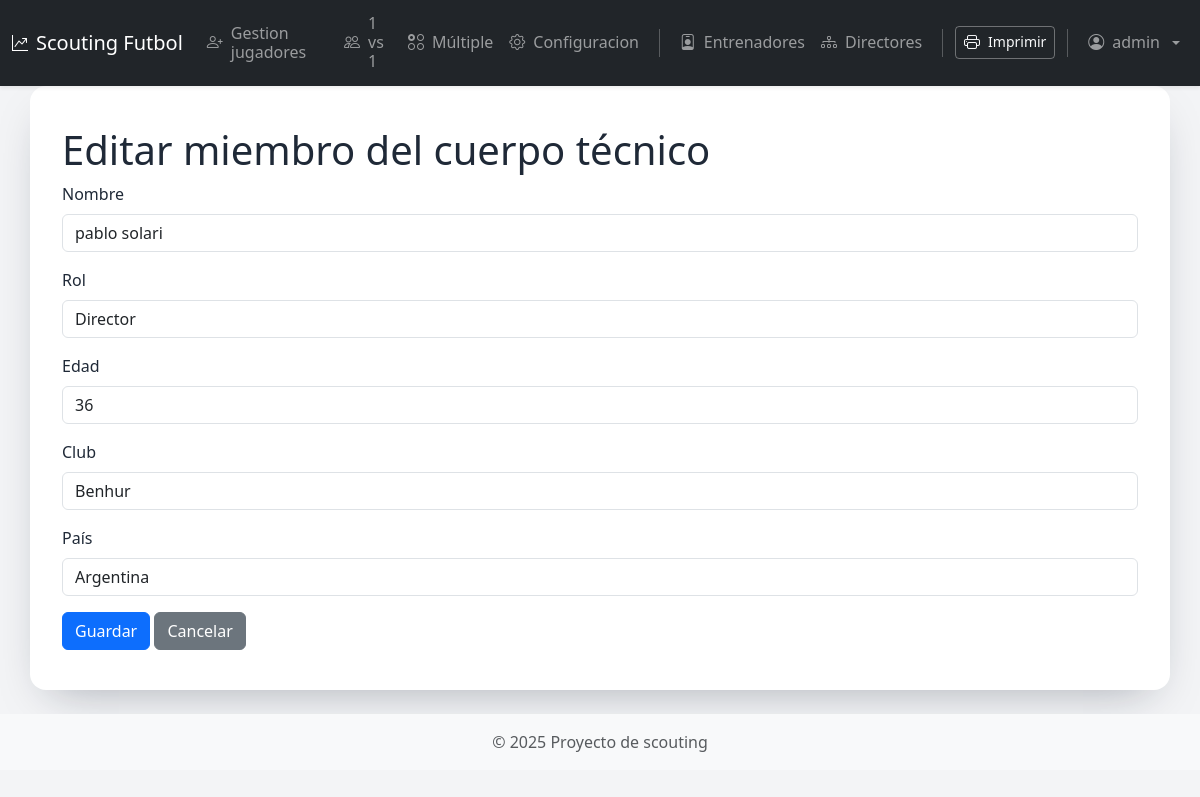
Screenshot of /coaches/edit/1 (signed in) with the database file from the repository.
### models.py (models this page shows, shortened)
class TimestampMixin:
    created_at = Column(DateTime, nullable=True, default=datetime.utcnow)
    updated_at = Column(DateTime, nullable=True, default=datetime.utcnow, onupdate=datetime.utcnow)

class Coach(TimestampMixin, Base):
    __tablename__ = "coaches"
    id = Column(Integer, primary_key=True)
    name = Column(String, nullable=False)
    role = Column(String, nullable=False)  # rol dentro del cuerpo técnico
    age = Column(Integer, nullable=True)
    club = Column(String, nullable=True)
    country = Column(String, nullable=True)

### app.py (the view, shortened to what this page needs)
@app.route("/coaches/edit/<int:coach_id>", methods=["GET", "POST"])
@roles_required(ROLE_ADMIN)
def edit_coach(coach_id):
    if request.method == "POST":
        _require_csrf()
    db = Session()
    coach = db.get(Coach, coach_id)
    if not coach:
        db.close()
        abort(404)
    db.close()
    return render_template("coach_form.html", coach=coach)

### app.py (called while the page is built)
def _csrf_token() -> str:
    token = session.get("csrf_token")
    if not token:
        token = secrets.token_urlsafe(32)
        session["csrf_token"] = token
    return token

@app.context_processor
def inject_csrf_token():
    return {"csrf_token": _csrf_token()}

@app.context_processor
def navbar_url_helpers():
    def first_url(*endpoints, **values):
        for ep in endpoints:
            try:
                return url_for(ep, **values)
            except Exception:
                continue
        return "#"
    return dict(first_url=first_url)

@app.context_processor
def auth_flags():
    role = current_role()
    return {
        "is_authenticated": bool(session.get("user_id")),
        "current_username": session.get("username", "admin"),
        "current_role": role,
        "current_role_label": role_display_label(role),
        "is_admin": role == "administrador",
        "can_edit_player_data": can_edit_player_data(),
        "can_manage_players": can_manage_players(),
        "can_manage_staff": can_manage_staff(),
        "can_manage_users": can_manage_users(),
    }

def normalize_role(role: Optional[str]) -> str:
    raw = (role or "").strip().lower()
    return ROLE_ALIASES.get(raw, ROLE_SCOUT)

def current_role() -> str:
    return normalize_role(session.get("role"))

def role_display_label(role: Optional[str]) -> str:
    normalized = normalize_role(role)
    return {
        ROLE_ADMIN: "Administrador",
        ROLE_SCOUT: "Scout",
        ROLE_DIRECTOR: "Director",
    }.get(normalized, "Scout")

def has_any_role(*roles: str) -> bool:
    expected = {normalize_role(role) for role in roles}
    return current_role() in expected

def can_edit_player_data() -> bool:
    return bool(session.get("user_id")) and has_any_role(ROLE_ADMIN, ROLE_SCOUT)

def can_manage_players() -> bool:
    return can_edit_player_data()

def can_manage_staff() -> bool:
    return bool(session.get("user_id")) and has_any_role(ROLE_ADMIN)

def can_manage_users() -> bool:
    return bool(session.get("user_id")) and has_any_role(ROLE_ADMIN)

@app.context_processor
def position_labels():
    return {"display_position": display_position_label}

### templates/coach_form.html (shortened to what this page needs)
{% extends "base.html" %}
{% block content %}
<h1>{{ 'Editar' if coach else 'Nuevo' }} miembro del cuerpo técnico</h1>
<form method="POST">
  <div class="mb-3">
    <label class="form-label">Nombre</label>
    <input type="text" name="name" class="form-control" value="{{ coach.name if coach else '' }}" required>
  </div>
  <div class="mb-3">
    <label class="form-label">Rol</label>
    <input type="text" name="role" class="form-control" value="{{ coach.role if coach else '' }}" required>
  </div>
  <div class="mb-3">
    <label class="form-label">Edad</label>
    <input type="number" name="age" class="form-control" value="{{ coach.age if coach else '' }}">
  </div>
  <div class="mb-3">
    <label class="form-label">Club</label>
    <input type="text" name="club" class="form-control" value="{{ coach.club if coach else '' }}">
  </div>
  <div class="mb-3">
    <label class="form-label">País</label>
    <input type="text" name="country" class="form-control" value="{{ coach.country if coach else '' }}">
  </div>
  <button type="submit" class="btn btn-primary">Guardar</button>
  <a href="{{ url_for('list_coaches') }}" class="btn btn-secondary">Cancelar</a>
</form>
{% endblock %}

### static/styles.css (style rules this page uses)
body { background-color: #f3f4f6; font-family: "Segoe UI", Tahoma, Geneva, Verdana, sans-serif; color: #1f2937; }

### rows the page displays
Coach: name "pablo solari", role "Director", age "36", club "Benhur", country "Argentina"

### other values shown
{{ current_username }} "admin"
{{ 'Editar' if coach else 'Nuevo' }} "Editar"
